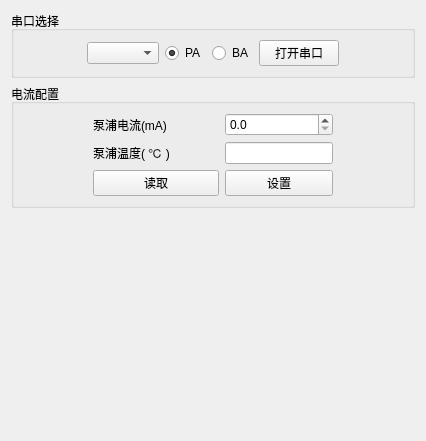
      <widget class="QWidget" name="tabWidgetPage_gaosi">
       <attribute name="icon">
        <iconset resource="images.qrc">
         <normaloff>:/icon/放大.png</normaloff>:/icon/放大.png</iconset>
       </attribute>
       <attribute name="title">
        <string>高思</string>
       </attribute>
       <layout class="QGridLayout" name="gridLayout_15">
        <item row="0" column="0">
         <widget class="QGroupBox" name="groupBox_5">
          <property name="title">
           <string>串口选择</string>
          </property>
          <layout class="QHBoxLayout" name="horizontalLayout_9">
           <item>
            <spacer name="horizontalSpacer_33">
             <property name="orientation">
              <enum>Qt::Horizontal</enum>
             </property>
             <property name="sizeHint" stdset="0">
              <size>
               <width>40</width>
               <height>20</height>
              </size>
             </property>
            </spacer>
           </item>
           <item>
            <widget class="QComboBox" name="comboBox_com_3"/>
           </item>
           <item>
            <widget class="QRadioButton" name="radioButton_pa_2">
             <property name="toolTip">
              <string/>
             </property>
             <property name="statusTip">
              <string/>
             </property>
             <property name="text">
              <string>PA</string>
             </property>
             <property name="checked">
              <bool>true</bool>
             </property>
            </widget>
           </item>
           <item>
            <widget class="QRadioButton" name="radioButton_ba_2">
             <property name="text">
              <string>BA</string>
             </property>
            </widget>
           </item>
           <item>
            <widget class="QPushButton" name="pushButton_changer_3">
             <property name="styleSheet">
              <string notr="true"/>
             </property>
             <property name="text">
              <string>打开串口</string>
             </property>
            </widget>
           </item>
           <item>
            <spacer name="horizontalSpacer_10">
             <property name="orientation">
              <enum>Qt::Horizontal</enum>
             </property>
             <property name="sizeHint" stdset="0">
              <size>
               <width>40</width>
               <height>20</height>
              </size>
             </property>
            </spacer>
           </item>
          </layout>
         </widget>
        </item>
        <item row="1" column="0">
         <widget class="QGroupBox" name="groupBox_6">
          <property name="title">
           <string>电流配置</string>
          </property>
          <layout class="QHBoxLayout" name="horizontalLayout_10" stretch="1,0,1">
           <item>
            <spacer name="horizontalSpacer_25">
             <property name="orientation">
              <enum>Qt::Horizontal</enum>
             </property>
             <property name="sizeHint" stdset="0">
              <size>
               <width>40</width>
               <height>20</height>
              </size>
             </property>
            </spacer>
           </item>
           <item>
            <layout class="QGridLayout" name="gridLayout_2">
             <item row="0" column="0">
              <widget class="QLabel" name="label_6">
               <property name="minimumSize">
                <size>
                 <width>126</width>
                 <height>0</height>
                </size>
               </property>
               <property name="text">
                <string>泵浦电流(mA)</string>
               </property>
              </widget>
             </item>
             <item row="0" column="1">
              <widget class="QDoubleSpinBox" name="doubleSpinBox_current_2">
               <property name="decimals">
                <number>1</number>
               </property>
               <property name="maximum">
                <double>1000.000000000000000</double>
               </property>
              </widget>
             </item>
             <item row="1" column="0">
              <widget class="QLabel" name="label_8">
               <property name="minimumSize">
                <size>
                 <width>126</width>
                 <height>0</height>
                </size>
               </property>
               <property name="text">
                <string>泵浦温度( ℃ )</string>
               </property>
              </widget>
             </item>
             <item row="1" column="1">
              <widget class="QLineEdit" name="lineEdit_temper_2">
               <property name="readOnly">
                <bool>true</bool>
               </property>
              </widget>
             </item>
             <item row="2" column="0">
              <widget class="QPushButton" name="pushButton_read_2">
               <property name="minimumSize">
                <size>
                 <width>0</width>
                 <height>0</height>
                </size>
               </property>
               <property name="text">
                <string>读取</string>
               </property>
              </widget>
             </item>
             <item row="2" column="1">
              <widget class="QPushButton" name="pushButton_set_3">
               <property name="minimumSize">
                <size>
                 <width>0</width>
                 <height>0</height>
                </size>
               </property>
               <property name="text">
                <string>设置</string>
               </property>
              </widget>
             </item>
            </layout>
           </item>
           <item>
            <spacer name="horizontalSpacer_11">
             <property name="orientation">
              <enum>Qt::Horizontal</enum>
             </property>
             <property name="sizeHint" stdset="0">
              <size>
               <width>100</width>
               <height>20</height>
              </size>
             </property>
            </spacer>
           </item>
          </layout>
         </widget>
        </item>
        <item row="2" column="0">
         <spacer name="verticalSpacer_4">
          <property name="orientation">
           <enum>Qt::Vertical</enum>
          </property>
          <property name="sizeHint" stdset="0">
           <size>
            <width>20</width>
            <height>222</height>
           </size>
          </property>
         </spacer>
        </item>
       </layout>
      </widget>
